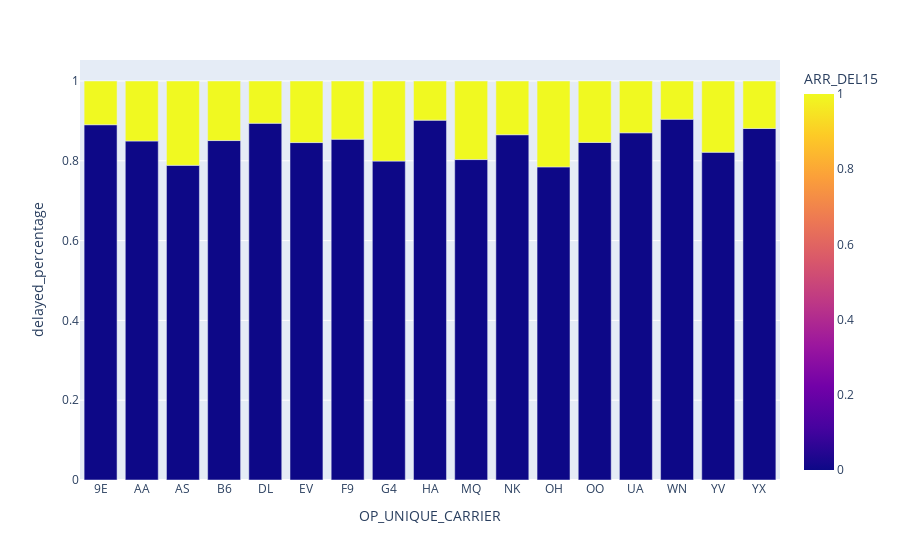

Notebook code for this chart:
### Code cell
import plotly.express as px
fig = px.bar(df_OP_UNIQUE_CARRIER, x='OP_UNIQUE_CARRIER', y='delayed_percentage', color='ARR_DEL15')
fig.show()

### Figure 1 — Plotly figure (JSON) as saved in the notebook; plotly's stock layout.template omitted (floating-point values rounded to 4 significant figures)
{"data": [{"alignmentgroup": "True", "hovertemplate": "OP_UNIQUE_CARRIER=%{x}<br>delayed_percentage=%{y}<br>ARR_DEL15=%{marker.color}<extra></extra>", "legendgroup": "", "marker": {"color": [0, 1, 0, 1, 0, 1, 0, 1, 0, 1, 0, 1, 0, 1, 0, 1, 0, 1, 0, 1, 0, 1, 0, 1, 0, 1, 0, 1, 0, 1, 0, 1, 0, 1], "coloraxis": "coloraxis", "pattern": {"shape": ""}}, "name": "", "offsetgroup": "", "orientation": "v", "showlegend": false, "textposition": "auto", "type": "bar", "x": ["9E", "9E", "AA", "AA", "AS", "AS", "B6", "B6", "DL", "DL", "EV", "EV", "F9", "F9", "G4", "G4", "HA", "HA", "MQ", "MQ", "NK", "NK", "OH", "OH", "OO", "OO", "UA", "UA", "WN", "WN", "YV", "YV", "YX", "YX"], "xaxis": "x", "y": [0.8904, 0.1096, 0.8496, 0.1504, 0.7886, 0.2114, 0.8507, 0.1493, 0.8942, 0.1058, 0.8457, 0.1543, 0.8542, 0.1458, 0.7993, 0.2007, 0.9019, 0.09808, 0.8031, 0.1969, 0.8653, 0.1347, 0.7847, 0.2153, 0.8462, 0.1538, 0.8702, 0.1298, 0.9042, 0.09582, 0.8216, 0.1784, 0.8811, 0.1189], "yaxis": "y"}], "layout": {"barmode": "relative", "coloraxis": {"colorbar": {"title": {"text": "ARR_DEL15"}}, "colorscale": [[0, "#0d0887"], [0.1111, "#46039f"], [0.2222, "#7201a8"], [0.3333, "#9c179e"], [0.4444, "#bd3786"], [0.5556, "#d8576b"], [0.6667, "#ed7953"], [0.7778, "#fb9f3a"], [0.8889, "#fdca26"], [1, "#f0f921"]]}, "legend": {"tracegroupgap": 0}, "margin": {"t": 60}, "xaxis": {"anchor": "y", "domain": [0, 1], "title": {"text": "OP_UNIQUE_CARRIER"}}, "yaxis": {"anchor": "x", "domain": [0, 1], "title": {"text": "delayed_percentage"}}}}
